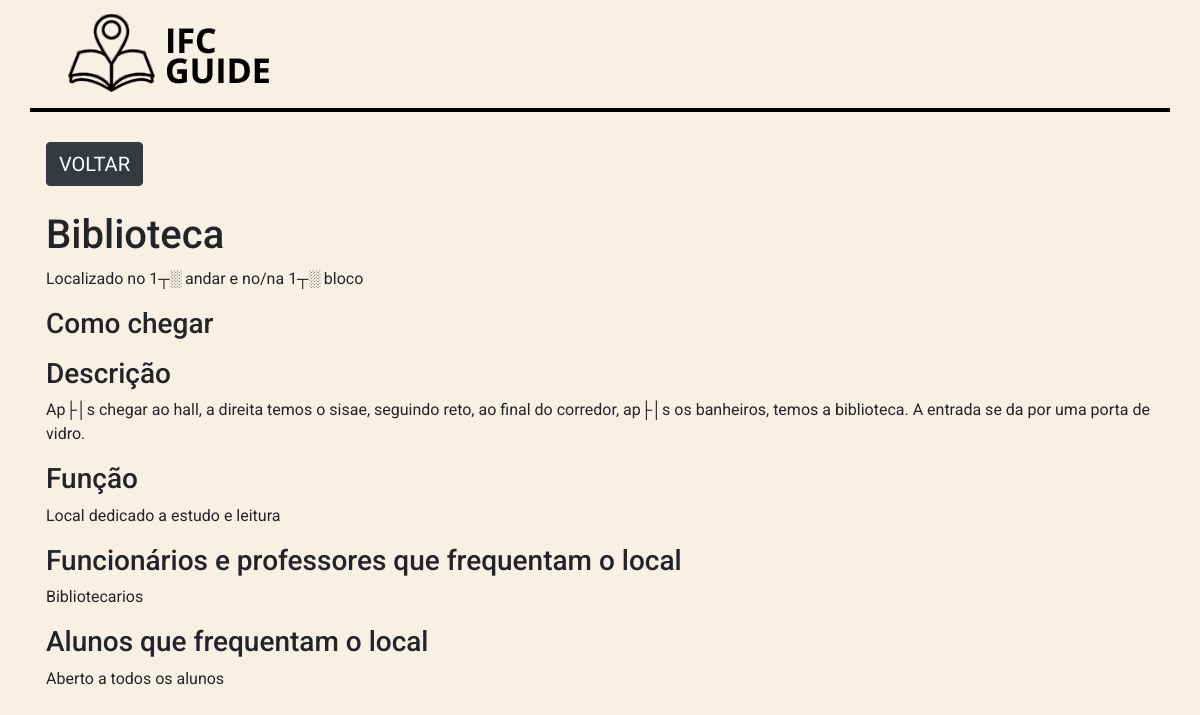
The app's page /views/local.php?id=8 with its own data.
### tables this page shows
CREATE TABLE `locais` (
  `id` int(11) NOT NULL AUTO_INCREMENT,
  `descricaofisica` varchar(500) NOT NULL,
  `funcionarios` varchar(200) NOT NULL,
  `nome` varchar(45) NOT NULL,
  `funcao` varchar(100) NOT NULL,
  `idandar` int(11) NOT NULL,
  `bloco` varchar(20) NOT NULL,
  `alunos` varchar(200) NOT NULL,
  `rota` varchar(200) NOT NULL,
  PRIMARY KEY (`id`)
);

### views/local.php (the view, shortened to what this page needs)
<?php
require('../php/getusers.php');
require('header.php');
$id = filter_input(INPUT_GET, 'id', FILTER_DEFAULT);
$local = [];
if ($id) {
    $sql = $pdo->prepare("SELECT *, (select andar from andar where id = l.idandar limit 1) as andar FROM locais l WHERE id = :id ORDER BY l.nome ASC ");
    $sql->bindValue(':id', $id);
    $sql->execute();
    if ($sql->rowCount() > 0) {
        $local = $sql->fetch(PDO::FETCH_ASSOC);
    };
}
?>
<!DOCTYPE html>
<html lang="pt-br">
<head>
    <link rel="stylesheet" href="../assets/css/main.css" />
</head>
<body>
    <div class="container">
        <a class="back-button btn btn-dark" href="locais.php?id=<?= $local['idandar'] ?>">Voltar</a>
        <h1 class="local-titulo"><?= $local['nome']; ?></h1>
        <p class="regiao">Localizado no <?= $local['andar']; ?> e no/na <?= $local['bloco']; ?></p>
        <h3 class="titulo">Como chegar</h3>
        <h3 class="titulo">Descrição</h3>
        <p class="descricao"><?= $local['descricaofisica']; ?></p>
        <h3 class="titulo">Função</h3>
        <p class="descricao"><?= $local['funcao']; ?></p>
        <h3 class="titulo">Funcionários e professores que frequentam o local</h3>
        <p class="descricao"><?= $local['funcionarios']; ?></p>
        <h3 class="titulo">Alunos que frequentam o local</h3>
        <p class="descricao"><?= $local['alunos']; ?></p>
    </div>
</body>
</html>

### views/header.php (shortened to what this page needs)
<header>
    <div id="header">
        <div class="container">
            <nav class="navbar navbar-expand-lg navbar-light ">
                <a class="navbar-brand" href="#">
                    <img src="../assets/images/logo.svg" class="img-fluid" onclick="window.location.href='home.php'">
                </a>
            </nav>
        </div>
    </div>
</header>

### assets/css/config.css (style rules this page uses)
:root { --primary: #2f9e41; --secondary: #C90C0F; --tertiary: #1E1E1E; --tertiary-light: #1f1a2b; }

### assets/css/global.css (style rules this page uses)
body, html { font-family: "Roboto", sans-serif; box-sizing: border-box; margin: 0px; padding: 0px; background-color: #F8F0E3; }
.back-button { margin-bottom: 25px; font-size: 20px; text-transform: uppercase; }

### assets/css/header.css (style rules this page uses)
#header { width: 100%; background-color: transparent; }
.navbar { justify-content: space-between; }
#header .container { border-bottom: solid 4px black; margin-bottom: 30px; }

### assets/css/asides.css (style rules this page uses)
.img-fluid { margin-left: 20px; }

### records on screen
locais: nome "Biblioteca", bloco "1┬░ bloco", descricaofisica "Ap├│s chegar ao hall, a direita temos o sisae, seguindo reto, ao final do corredor, ap├│s os banheiros, temos a biblioteca. A entrada se da por uma porta de vidro.", funcao "Local dedicado a estudo e leitura", funcionarios "Bibliotecarios", alunos "Aberto a todos os alunos"

### other values on screen
$local['andar'] "1┬░ andar"
